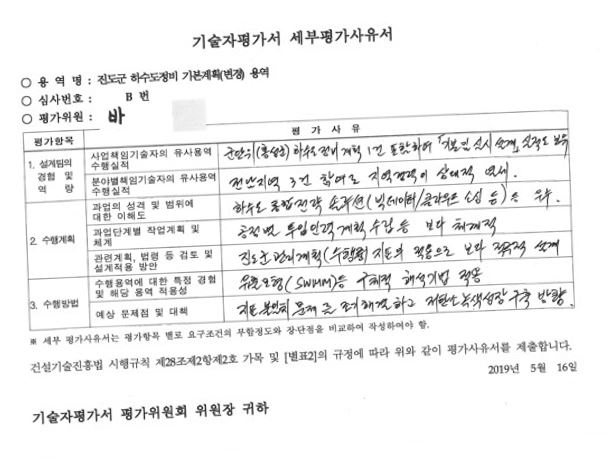
#> input picture Computer Vision/Text Skew/test2.JPG, 606 x 464 px
$ jupyter execute 'Text Skew.ipynb'
#> lines starting #> are read from the running program, lines starting #| are printed output that depends on the picture; after the words box and inside, x2 and y2 are one past the last pixel; in counts of white or black regions, pixels touching at a corner belong together; long printed decimals are rounded
[cell 1]
# import the necessary packages
import numpy as np
import argparse
import cv2

import matplotlib.pyplot as plt

[cell 2]
# load the image from disk
image = cv2.imread('./test2.JPG')
#> image is the input picture: shape (464, 606, 3); min 8, max 255, mean 240

[cell 3]
# convert the image to grayscale and flip the foreground
# and background to ensure foreground is now "white" and
# the background is "black"
gray = cv2.cvtColor(image, cv2.COLOR_BGR2GRAY)
gray = cv2.bitwise_not(gray)
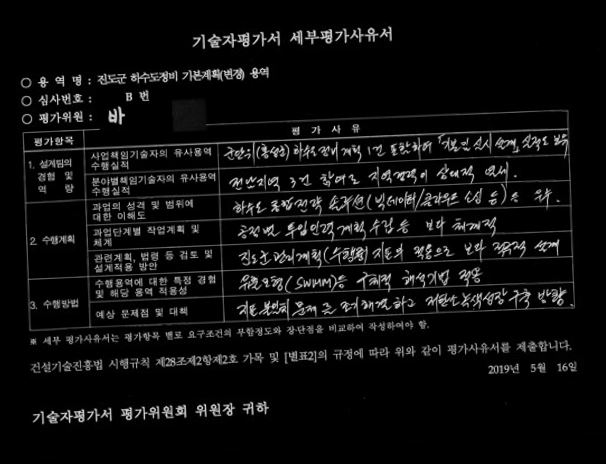
#> gray: shape (464, 606); min 0, max 247, mean 15
# threshold the image, setting all foreground pixels to
# 255 and all background pixels to 0
thresh = cv2.threshold(gray, 0, 255, cv2.THRESH_BINARY | cv2.THRESH_OTSU)[1]
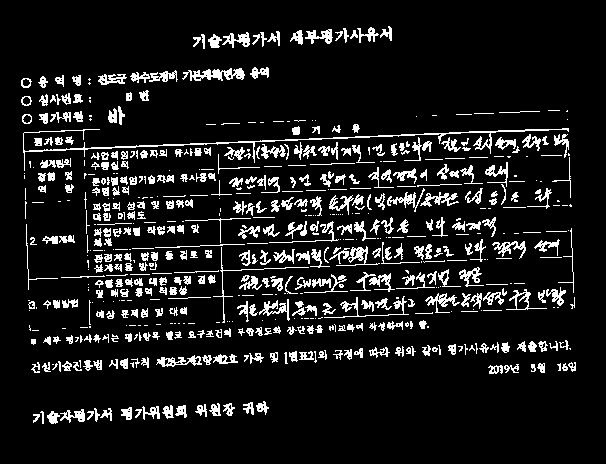
#> thresh: shape (464, 606); 10.4% white in thin lines or dots, all inside (x1, y1, x2, y2) = (21, 26, 576, 424)
#cv2.imshow("thresh", thresh)
#cv2.waitKey(0)

[cell 4]
# grab the (x, y) coordinates of all pixel values that
# are greater than zero, then use these coordinates to
# compute a rotated bounding box that contains all
# coordinates
coords = np.column_stack(np.where(thresh > 0))
#> coords = 29330 pairs, first value 26 to 423, second value 21 to 575
print(coords)
#> (printed output is left out)
angle = cv2.minAreaRect(coords)[-1]
#> angle = -87.55
print(angle)
#| -87.546
# the `cv2.minAreaRect` function returns values in the
# range [-90, 0); as the rectangle rotates clockwise the
# returned angle trends to 0 -- in this special case we
# need to add 90 degrees to the angle
if angle < -45:
    angle = -(90 + angle)
#> angle = -2.45
# otherwise, just take the inverse of the angle to make
# it positive
else:
    angle = -angle

[cell 5]
# rotate the image to deskew it
(h, w) = image.shape[:2]
#> h = 464; w = 606
center = (w // 2, h // 2)
#> center = (303, 232)
M = cv2.getRotationMatrix2D(center, angle, 1.0)
#> M = [[0.999, -0.0428, 10.21], [0.0428, 0.999, -12.76]]
rotated = cv2.warpAffine(image, M, (w, h),
    flags=cv2.INTER_CUBIC, borderMode=cv2.BORDER_REPLICATE)
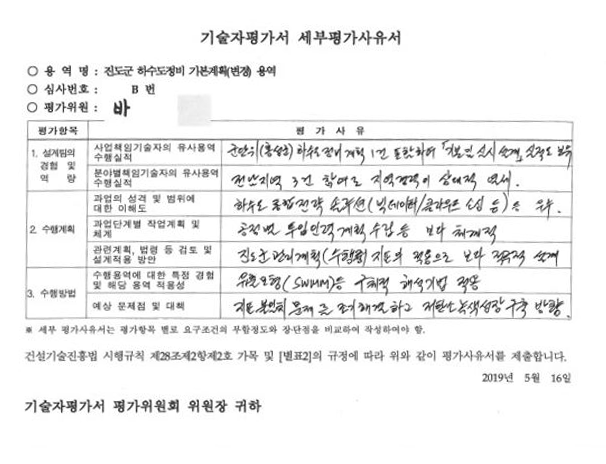
#> rotated: shape (464, 606, 3); min 10, max 255, mean 239.9

[cell 6]
# draw the correction angle on the image so we can validate it
cv2.putText(rotated, "Angle: {:.2f} degrees".format(angle), (10, 30), cv2.FONT_HERSHEY_SIMPLEX, 0.7, (0, 0, 255), 2)
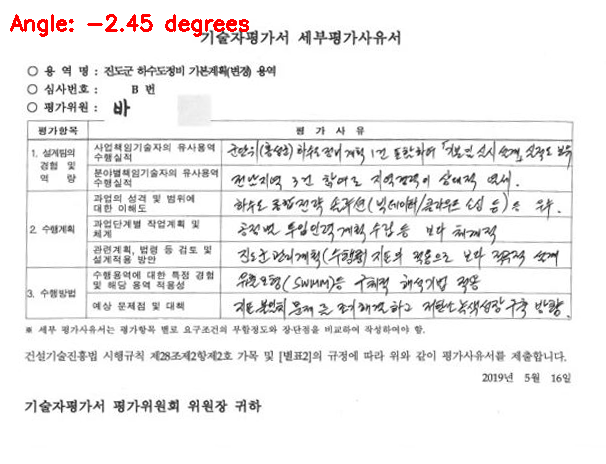
#> rotated: shape (464, 606, 3); 0.56% of pixels changed, all inside (x1, y1, x2, y2) = (10, 14, 249, 37)
# show the output image
print("[INFO] angle: {:.3f}".format(angle))
#| [INFO] angle: -2.454
'''
cv2.imshow("Input", image)
cv2.imshow("Rotated", rotated)
cv2.waitKey(0)
'''

[cell 7]
plt.figure(figsize=(10, 10), dpi=150)
plt.subplot(2, 2, 1)
plt.imshow(image, cmap='gray')
plt.title("Input", {'fontsize': 10})
plt.subplot(2, 2, 2)
plt.imshow(rotated, cmap='gray')
plt.title("Rotated", {'fontsize': 10})

plt.show()
#> figure, not shown here; B, G, R data is drawn as R, G, B

$ run again, with Computer Vision/Text Skew/origin.jpg copied over Computer Vision/Text Skew/test2.JPG
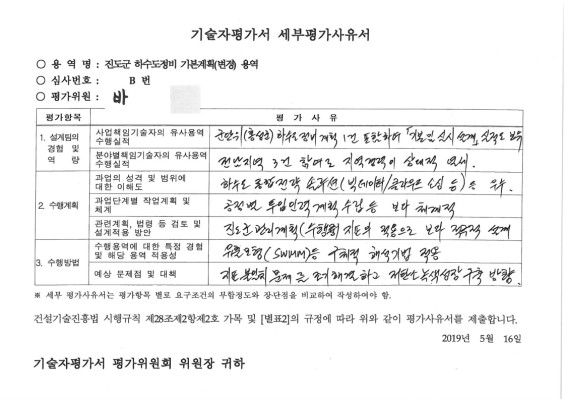
#> input picture Computer Vision/Text Skew/origin.jpg, 565 x 400 px
#> image is the input picture: shape (400, 565, 3); min 19, max 255, mean 240.6
#> `thresh = cv2.threshold(gray, 0, 255, cv2.THRESH_BINARY | cv2.THRESH_OT..`:
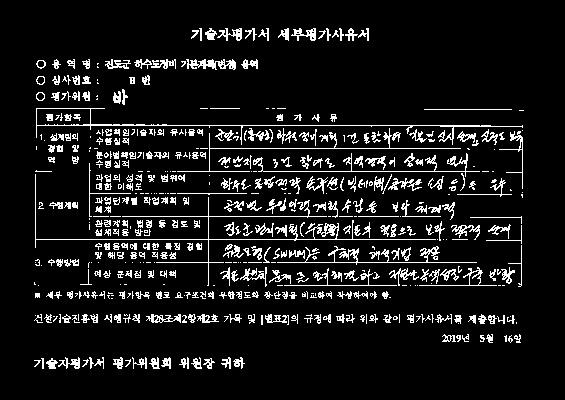
#> thresh: shape (400, 565); 9.4% white in thin lines or dots, all inside (x1, y1, x2, y2) = (34, 28, 524, 369)
#> coords = 21248 pairs, first value 28 to 368, second value 34 to 523
#> (printed output is left out)
#> `angle = cv2.minAreaRect(coords)[-1]`: angle = -90
#| -90.0
#> `angle = -(90 + angle)`: angle = 0
#> M = [[1, 0, 0], [0, 1, 0]]
#> rotated: shape (400, 565, 3); 0.71% of pixels changed, all inside (x1, y1, x2, y2) = (10, 14, 249, 37)
#| [INFO] angle: -0.000
#> `plt.show()`:
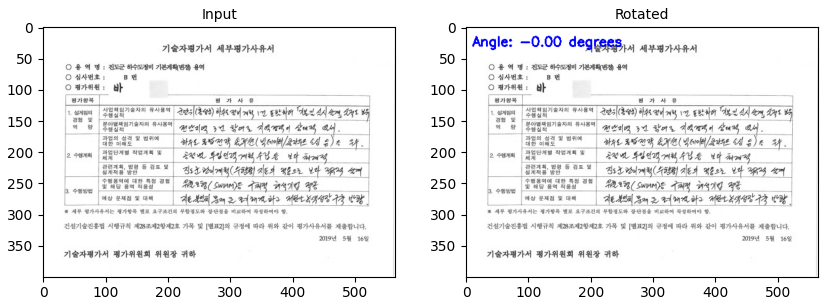
#> figure drawn by matplotlib, 2 panels; B, G, R data is drawn as R, G, B

$ run again, with Computer Vision/Text Skew/test.JPG copied over Computer Vision/Text Skew/test2.JPG
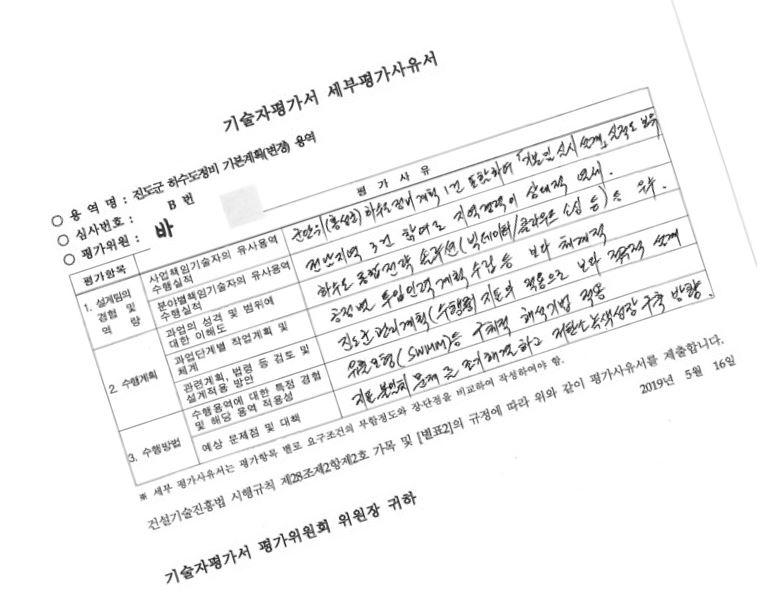
#> input picture Computer Vision/Text Skew/test.JPG, 757 x 608 px
#> image is the input picture: shape (608, 757, 3); min 10, max 255, mean 243.6
#> `thresh = cv2.threshold(gray, 0, 255, cv2.THRESH_BINARY | cv2.THRESH_OT..`:
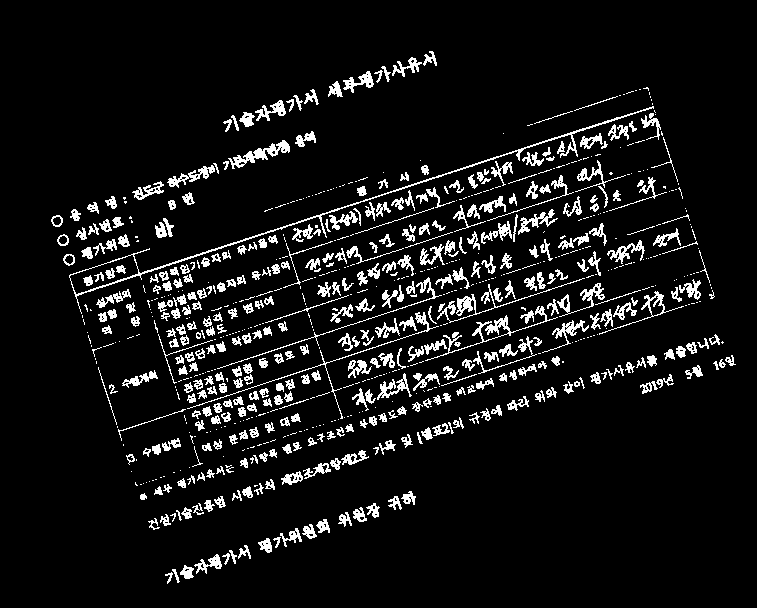
#> thresh: shape (608, 757); 8% white in thin lines or dots, all inside (x1, y1, x2, y2) = (51, 51, 736, 584)
#> coords = 36959 pairs, first value 51 to 583, second value 51 to 735
#> (printed output is left out)
#> `angle = cv2.minAreaRect(coords)[-1]`: angle = -71.88
#| -71.878
#> `angle = -(90 + angle)`: angle = -18.12
#> M = [[0.95, -0.311, 113.3], [0.311, 0.95, -102.5]]
#> `cv2.putText(rotated, "Angle: {:.2f} degrees".format(angle), (10, 30), ..`:
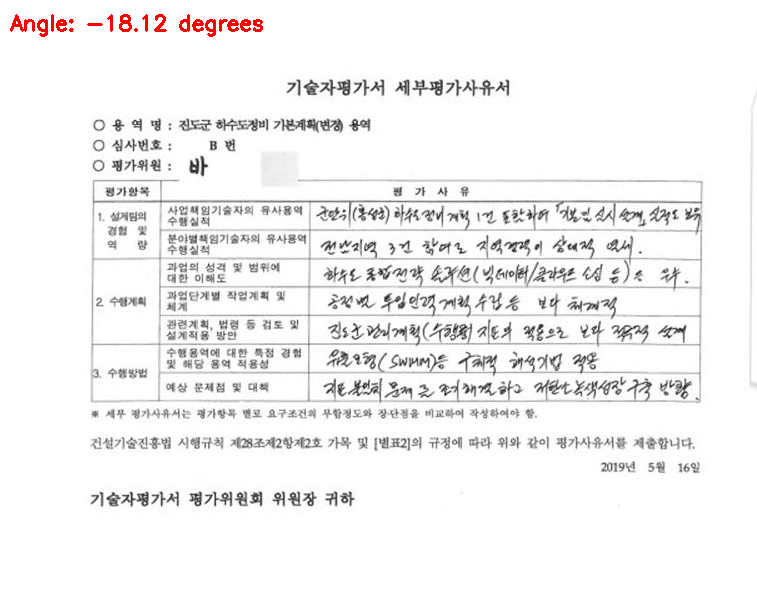
#> rotated: shape (608, 757, 3); mean B, G, R 242.6, 242.6, 243.5
#| [INFO] angle: -18.122
